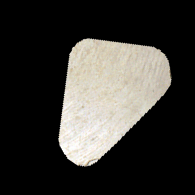
#> input picture tp3/Domenichino_Virgin-and-unicorn/Domenichino_Virgin-and-unicorn/frag_eroded/frag_eroded_109.png, 195 x 195 px, found by its file name; its folder holds 4 pictures in this run
$ python TP3-EX1_Fromont-Pili-Tigre.py
#> lines starting #> are read from the running program, lines starting #| are printed output that depends on the picture
import cv2
import numpy as np
import os

main_image_path = 'tp3/Domenichino_Virgin-and-unicorn/Domenichino_Virgin-and-unicorn/Domenichino_Virgin-and-unicorn.jpg'
main_image = cv2.imread(main_image_path, cv2.IMREAD_GRAYSCALE)

orb = cv2.ORB_create(nfeatures=1000, scoreType=cv2.ORB_HARRIS_SCORE, edgeThreshold=1)

fragments_dir = 'tp3/Domenichino_Virgin-and-unicorn/Domenichino_Virgin-and-unicorn/frag_eroded'

fragment_files = sorted(os.listdir(fragments_dir))

kp1, des1 = orb.detectAndCompute(main_image, None)
#> kp1 = (); des1 = None

bf = cv2.BFMatcher(cv2.NORM_HAMMING, crossCheck=True)

associations_file = open('tp3//associations.txt', 'w')

for fragment_file in fragment_files:
    if fragment_file.endswith('.png'):
        fragment_path = os.path.join(fragments_dir, fragment_file)
        fragment = cv2.imread(fragment_path, cv2.IMREAD_GRAYSCALE)
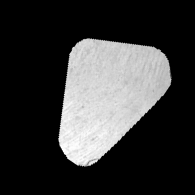
#> fragment: shape (195, 195); min 0, max 254, mean 55.4

        kp2 = orb.detect(fragment)
#> kp2 = 233 keypoints; strongest (x, y, size): (75, 161, 111.1), (68, 154, 111.1), (82, 161, 111.1), (72, 48, 31)

        if len(kp2) < 10:
            print(f"Not enough keypoints found for {fragment_file}")
            continue

        kp2, des2 = orb.compute(fragment, kp2)

        if des2 is None:
            print(f"Descriptors not found for {fragment_file}")
            continue

        if des1 is None or des1.dtype != des2.dtype:
            print(f"Descriptors not compatible for {fragment_file}")
            continue

        matches = bf.match(des1, des2)

        matches = sorted(matches, key=lambda x: x.distance)

        associations_file.write(f"Matches for {fragment_file}:\n")
        for match in matches[:10]:
            associations_file.write(f"Distance: {match.distance}, TrainIdx: {match.trainIdx}, QueryIdx: {match.queryIdx}\n")
        associations_file.write("\n")
#> pass 2 of the loop `for fragment_file in fragment_files:`:
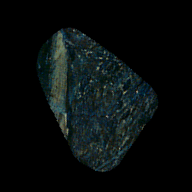
#> input picture tp3/Domenichino_Virgin-and-unicorn/Domenichino_Virgin-and-unicorn/frag_eroded/frag_eroded_115.png, 192 x 192 px, found by its file name
#> `fragment = cv2.imread(fragment_path, cv2.IMREAD_GRAYSCALE)`:
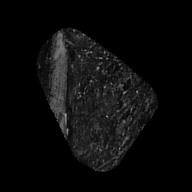
#> fragment: shape (192, 192); min 0, max 161, mean 11.4
#> kp2 = 546 keypoints; strongest (x, y, size): (124, 92, 31), (97, 68, 31), (65, 115, 31), (67, 130, 31)
#> pass 3 of the loop `for fragment_file in fragment_files:`:
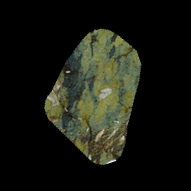
#> input picture tp3/Domenichino_Virgin-and-unicorn/Domenichino_Virgin-and-unicorn/frag_eroded/frag_eroded_118.png, 191 x 191 px, found by its file name
#> `fragment = cv2.imread(fragment_path, cv2.IMREAD_GRAYSCALE)`:
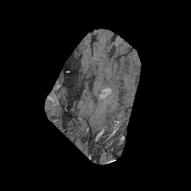
#> fragment: shape (191, 191); min 0, max 250, mean 23.1
#> kp2 = 677 keypoints; strongest (x, y, size): (115, 160, 31), (114, 160, 37.2), (89, 158, 31), (112, 161, 44.6)
#> the loop made 4 passes; the first 3 are shown

associations_file.close()
